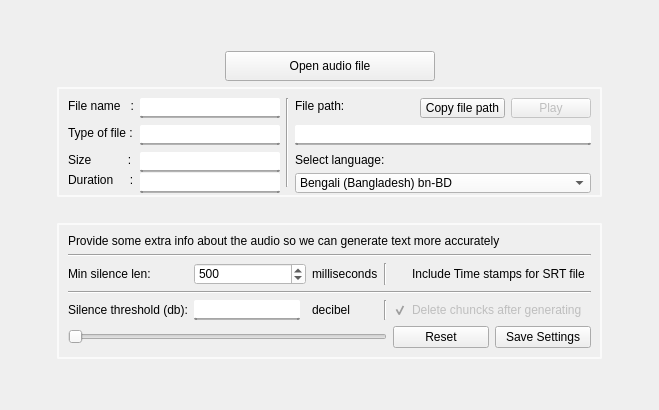
             <widget class="QWidget" name="tab">
              <attribute name="title">
               <string>Audio File</string>
              </attribute>
              <layout class="QGridLayout" name="gridLayout_7">
               <item row="2" column="1" colspan="3">
                <widget class="QGroupBox" name="groupBox">
                 <property name="minimumSize">
                  <size>
                   <width>0</width>
                   <height>100</height>
                  </size>
                 </property>
                 <property name="maximumSize">
                  <size>
                   <width>16777215</width>
                   <height>110</height>
                  </size>
                 </property>
                 <property name="styleSheet">
                  <string notr="true">QGroupBox{
border: 2px solid rgba(250, 250, 250, 250);
border-radius: 2px;
}
QLineEdit{
	
	background-color: rgb(255, 255, 255);
	border-bottom: 2px solid;

	border-bottom-color: qlineargradient(spread:reflect, x1:0, y1:0.477, x2:0, y2:1, stop:0 rgba(97, 97, 97, 255), stop:1 rgba(255, 255, 255, 255));
	border-radius: 2px;

	font: 12pt &quot;MS Shell Dlg 2&quot;;
}
QLabel{
font: 12pt &quot;MS Shell Dlg 2&quot;;
}</string>
                 </property>
                 <property name="title">
                  <string/>
                 </property>
                 <layout class="QGridLayout" name="gridLayout_2">
                  <item row="0" column="5">
                   <widget class="QPushButton" name="Copy_file_pathpushButton">
                    <property name="minimumSize">
                     <size>
                      <width>85</width>
                      <height>20</height>
                     </size>
                    </property>
                    <property name="styleSheet">
                     <string notr="true"/>
                    </property>
                    <property name="text">
                     <string>Copy file path</string>
                    </property>
                   </widget>
                  </item>
                  <item row="0" column="0">
                   <widget class="QLabel" name="label_2">
                    <property name="styleSheet">
                     <string notr="true">background: transparent;</string>
                    </property>
                    <property name="text">
                     <string>File name   :</string>
                    </property>
                   </widget>
                  </item>
                  <item row="0" column="4">
                   <spacer name="horizontalSpacer">
                    <property name="orientation">
                     <enum>Qt::Horizontal</enum>
                    </property>
                    <property name="sizeHint" stdset="0">
                     <size>
                      <width>40</width>
                      <height>20</height>
                     </size>
                    </property>
                   </spacer>
                  </item>
                  <item row="5" column="1">
                   <widget class="QLineEdit" name="Duration_lineEdit">
                    <property name="minimumSize">
                     <size>
                      <width>140</width>
                      <height>20</height>
                     </size>
                    </property>
                    <property name="readOnly">
                     <bool>true</bool>
                    </property>
                   </widget>
                  </item>
                  <item row="0" column="1">
                   <widget class="QLineEdit" name="file_name_lineEdit">
                    <property name="minimumSize">
                     <size>
                      <width>140</width>
                      <height>20</height>
                     </size>
                    </property>
                    <property name="styleSheet">
                     <string notr="true"/>
                    </property>
                    <property name="readOnly">
                     <bool>true</bool>
                    </property>
                   </widget>
                  </item>
                  <item row="5" column="0">
                   <widget class="QLabel" name="label_5">
                    <property name="text">
                     <string>Duration     :</string>
                    </property>
                   </widget>
                  </item>
                  <item row="4" column="1">
                   <widget class="QLineEdit" name="Size_lineEdit">
                    <property name="minimumSize">
                     <size>
                      <width>140</width>
                      <height>20</height>
                     </size>
                    </property>
                    <property name="readOnly">
                     <bool>true</bool>
                    </property>
                   </widget>
                  </item>
                  <item row="2" column="1" rowspan="2">
                   <widget class="QLineEdit" name="TypeOf_filelineEdit">
                    <property name="minimumSize">
                     <size>
                      <width>140</width>
                      <height>20</height>
                     </size>
                    </property>
                    <property name="readOnly">
                     <bool>true</bool>
                    </property>
                   </widget>
                  </item>
                  <item row="4" column="3" colspan="3">
                   <widget class="QLabel" name="label_6">
                    <property name="text">
                     <string>Select language:</string>
                    </property>
                   </widget>
                  </item>
                  <item row="0" column="2" rowspan="6">
                   <widget class="Line" name="line_5">
                    <property name="minimumSize">
                     <size>
                      <width>0</width>
                      <height>0</height>
                     </size>
                    </property>
                    <property name="orientation">
                     <enum>Qt::Vertical</enum>
                    </property>
                   </widget>
                  </item>
                  <item row="2" column="0">
                   <widget class="QLabel" name="label_3">
                    <property name="minimumSize">
                     <size>
                      <width>30</width>
                      <height>0</height>
                     </size>
                    </property>
                    <property name="text">
                     <string>Type of file :</string>
                    </property>
                   </widget>
                  </item>
                  <item row="0" column="3">
                   <widget class="QLabel" name="label">
                    <property name="text">
                     <string>File path:</string>
                    </property>
                   </widget>
                  </item>
                  <item row="4" column="0">
                   <widget class="QLabel" name="label_4">
                    <property name="text">
                     <string>Size           :</string>
                    </property>
                   </widget>
                  </item>
                  <item row="0" column="6">
                   <widget class="QPushButton" name="PlayPathButton">
                    <property name="enabled">
                     <bool>false</bool>
                    </property>
                    <property name="minimumSize">
                     <size>
                      <width>0</width>
                      <height>20</height>
                     </size>
                    </property>
                    <property name="text">
                     <string>Play</string>
                    </property>
                   </widget>
                  </item>
                  <item row="2" column="3" colspan="4">
                   <widget class="QLineEdit" name="File_path_lineEdit">
                    <property name="minimumSize">
                     <size>
                      <width>0</width>
                      <height>20</height>
                     </size>
                    </property>
                    <property name="readOnly">
                     <bool>false</bool>
                    </property>
                   </widget>
                  </item>
                  <item row="5" column="3" colspan="4">
                   <widget class="QComboBox" name="Language_comboBox">
                    <property name="minimumSize">
                     <size>
                      <width>0</width>
                      <height>20</height>
                     </size>
                    </property>
                    <property name="maximumSize">
                     <size>
                      <width>16777215</width>
                      <height>20</height>
                     </size>
                    </property>
                    <property name="styleSheet">
                     <string notr="true">QComboBox{
background-color: rgba(250, 250, 250, 250);
	font: 10pt &quot;MS Shell Dlg 2&quot;;
}
QListView{
 
	background-color: rgb(123, 202, 254);
	
	border-radius:1px;
}
</string>
                    </property>
                    <property name="maxVisibleItems">
                     <number>12</number>
                    </property>
                    <item>
                     <property name="text">
                      <string>Bengali (Bangladesh) bn-BD</string>
                     </property>
                    </item>
                    <item>
                     <property name="text">
                      <string>Bengali (India)	bn-IN</string>
                     </property>
                    </item>
                    <item>
                     <property name="text">
                      <string>English (Australia) en-AU</string>
                     </property>
                    </item>
                    <item>
                     <property name="text">
                      <string>English (Canada) en-CA</string>
                     </property>
                    </item>
                    <item>
                     <property name="text">
                      <string>English (Ghana) en-GH</string>
                     </property>
                    </item>
                    <item>
                     <property name="text">
                      <string>English (India)	en-IN</string>
                     </property>
                    </item>
                    <item>
                     <property name="text">
                      <string>English (United Kingdom) en-GB</string>
                     </property>
                    </item>
                    <item>
                     <property name="text">
                      <string>English (United States) en-US</string>
                     </property>
                    </item>
                    <item>
                     <property name="text">
                      <string>Urdu (Pakistan) ur-PK</string>
                     </property>
                    </item>
                   </widget>
                  </item>
                 </layout>
                </widget>
               </item>
               <item row="4" column="1" colspan="3">
                <widget class="QGroupBox" name="groupBox_2">
                 <property name="maximumSize">
                  <size>
                   <width>16777215</width>
                   <height>150</height>
                  </size>
                 </property>
                 <property name="styleSheet">
                  <string notr="true">QGroupBox{
border: 2px solid rgba(250, 250, 250, 250);
border-radius: 2px;
}
QLineEdit{
	
	background-color: rgb(255, 255, 255);
	border-bottom: 2px solid;

	border-bottom-color: qlineargradient(spread:reflect, x1:0, y1:0.477, x2:0, y2:1, stop:0 rgba(97, 97, 97, 255), stop:1 rgba(255, 255, 255, 255));
	border-radius: 2px;

	font: 12pt &quot;MS Shell Dlg 2&quot;;
}
QLabel{
font: 12pt &quot;MS Shell Dlg 2&quot;;
}</string>
                 </property>
                 <property name="title">
                  <string/>
                 </property>
                 <layout class="QGridLayout" name="gridLayout_3">
                  <item row="7" column="5">
                   <widget class="QPushButton" name="pushButton">
                    <property name="text">
                     <string>Reset</string>
                    </property>
                   </widget>
                  </item>
                  <item row="6" column="1">
                   <widget class="QLineEdit" name="lineEdit">
                    <property name="minimumSize">
                     <size>
                      <width>0</width>
                      <height>20</height>
                     </size>
                    </property>
                    <property name="readOnly">
                     <bool>true</bool>
                    </property>
                   </widget>
                  </item>
                  <item row="7" column="0" colspan="5">
                   <widget class="QSlider" name="horizontalSlider">
                    <property name="minimum">
                     <number>15</number>
                    </property>
                    <property name="maximum">
                     <number>50</number>
                    </property>
                    <property name="orientation">
                     <enum>Qt::Horizontal</enum>
                    </property>
                   </widget>
                  </item>
                  <item row="6" column="4">
                   <widget class="Line" name="line_4">
                    <property name="orientation">
                     <enum>Qt::Vertical</enum>
                    </property>
                   </widget>
                  </item>
                  <item row="7" column="6">
                   <widget class="QPushButton" name="SaveSettingspushButton">
                    <property name="text">
                     <string>Save Settings</string>
                    </property>
                   </widget>
                  </item>
                  <item row="2" column="4">
                   <widget class="Line" name="line_3">
                    <property name="orientation">
                     <enum>Qt::Vertical</enum>
                    </property>
                   </widget>
                  </item>
                  <item row="2" column="0">
                   <widget class="QLabel" name="label_7">
                    <property name="text">
                     <string>Min silence len:</string>
                    </property>
                   </widget>
                  </item>
                  <item row="2" column="1" colspan="2">
                   <widget class="QSpinBox" name="spinBox">
                    <property name="minimumSize">
                     <size>
                      <width>0</width>
                      <height>20</height>
                     </size>
                    </property>
                    <property name="toolTip">
                     <string notr="true">The minimum length for silent sections is in milliseconds</string>
                    </property>
                    <property name="toolTipDuration">
                     <number>2</number>
                    </property>
                    <property name="styleSheet">
                     <string notr="true">background-color: rgb(255, 255, 255);
font: 10pt &quot;MS Shell Dlg 2&quot;;</string>
                    </property>
                    <property name="minimum">
                     <number>100</number>
                    </property>
                    <property name="maximum">
                     <number>10000</number>
                    </property>
                    <property name="value">
                     <number>500</number>
                    </property>
                   </widget>
                  </item>
                  <item row="6" column="0">
                   <widget class="QLabel" name="label_9">
                    <property name="text">
                     <string>Silence threshold (db):</string>
                    </property>
                   </widget>
                  </item>
                  <item row="0" column="0" colspan="7">
                   <widget class="QLabel" name="label_8">
                    <property name="text">
                     <string>Provide some extra info about the audio so we can generate text more accurately</string>
                    </property>
                   </widget>
                  </item>
                  <item row="4" column="0" colspan="7">
                   <widget class="Line" name="line">
                    <property name="orientation">
                     <enum>Qt::Horizontal</enum>
                    </property>
                   </widget>
                  </item>
                  <item row="2" column="5" colspan="2">
                   <widget class="QCheckBox" name="checkBox">
                    <property name="enabled">
                     <bool>true</bool>
                    </property>
                    <property name="styleSheet">
                     <string notr="true">background: transparent</string>
                    </property>
                    <property name="text">
                     <string>Include Time stamps for SRT file</string>
                    </property>
                    <property name="checked">
                     <bool>false</bool>
                    </property>
                   </widget>
                  </item>
                  <item row="6" column="5" colspan="2">
                   <widget class="QCheckBox" name="ChunckscheckBox">
                    <property name="enabled">
                     <bool>false</bool>
                    </property>
                    <property name="styleSheet">
                     <string notr="true">background: transparent</string>
                    </property>
                    <property name="text">
                     <string>Delete chuncks after generating</string>
                    </property>
                    <property name="checked">
                     <bool>true</bool>
                    </property>
                   </widget>
                  </item>
                  <item row="8" column="0" colspan="7">
                   <layout class="QVBoxLayout" name="verticalLayout"/>
                  </item>
                  <item row="1" column="0" colspan="7">
                   <widget class="Line" name="line_2">
                    <property name="orientation">
                     <enum>Qt::Horizontal</enum>
                    </property>
                   </widget>
                  </item>
                  <item row="2" column="3">
                   <widget class="QLabel" name="label_22">
                    <property name="text">
                     <string>milliseconds</string>
                    </property>
                   </widget>
                  </item>
                  <item row="6" column="3">
                   <widget class="QLabel" name="label_23">
                    <property name="text">
                     <string>decibel</string>
                    </property>
                   </widget>
                  </item>
                 </layout>
                </widget>
               </item>
               <item row="5" column="0" colspan="5">
                <spacer name="verticalSpacer_2">
                 <property name="orientation">
                  <enum>Qt::Vertical</enum>
                 </property>
                 <property name="sizeHint" stdset="0">
                  <size>
                   <width>20</width>
                   <height>40</height>
                  </size>
                 </property>
                </spacer>
               </item>
               <item row="1" column="1">
                <spacer name="horizontalSpacer_3">
                 <property name="orientation">
                  <enum>Qt::Horizontal</enum>
                 </property>
                 <property name="sizeHint" stdset="0">
                  <size>
                   <width>40</width>
                   <height>20</height>
                  </size>
                 </property>
                </spacer>
               </item>
               <item row="1" column="3">
                <spacer name="horizontalSpacer_2">
                 <property name="orientation">
                  <enum>Qt::Horizontal</enum>
                 </property>
                 <property name="sizeHint" stdset="0">
                  <size>
                   <width>40</width>
                   <height>20</height>
                  </size>
                 </property>
                </spacer>
               </item>
               <item row="4" column="4">
                <spacer name="horizontalSpacer_4">
                 <property name="orientation">
                  <enum>Qt::Horizontal</enum>
                 </property>
                 <property name="sizeHint" stdset="0">
                  <size>
                   <width>40</width>
                   <height>20</height>
                  </size>
                 </property>
                </spacer>
               </item>
               <item row="1" column="2">
                <widget class="QPushButton" name="Open_Audio_pushButton">
                 <property name="minimumSize">
                  <size>
                   <width>210</width>
                   <height>30</height>
                  </size>
                 </property>
                 <property name="styleSheet">
                  <string notr="true">QPushButton{
 padding-top:2px;
	font: 14pt &quot;MS Shell Dlg 2l&quot;;
 color: qlineargradient(spread:pad, x1:0, y1:0, x2:0, y2:1, stop:0 rgba(33, 33, 33, 255), stop:1 rgba(75, 75, 75, 255));
background-color:qlineargradient(spread:pad, x1:1, y1:0, x2:1, y2:1, stop:0 rgba(0, 244, 255, 255), stop:1 rgba(3, 115, 255, 255));

border:1px solid rgb(253, 254, 254);

font: 14pt &quot;Microsoft JhengHei UI&quot;;
}
QPushButton:hover{
color: qlineargradient(spread:pad, x1:0, y1:0, x2:1, y2:1, stop:0 rgba(63, 63, 63, 255), stop:1 rgba(33, 33, 33, 255));
 background-color: qlineargradient(spread:pad, x1:0.505636, y1:0.221, x2:0.431818, y2:1, stop:0 rgba(89, 255, 255, 255), stop:1 rgba(60, 138, 255, 255));

}

QPushButton:pressed{
background-color: qlineargradient(spread:pad, x1:0.767, y1:1, x2:1, y2:0, stop:0 rgba(0, 244, 255, 255), stop:1 rgba(3, 115, 255, 255));\n&quot;

}</string>
                 </property>
                 <property name="text">
                  <string>Open audio file</string>
                 </property>
                 <property name="iconSize">
                  <size>
                   <width>26</width>
                   <height>26</height>
                  </size>
                 </property>
                 <property name="shortcut">
                  <string>Ctrl+O</string>
                 </property>
                </widget>
               </item>
               <item row="3" column="1" colspan="3">
                <spacer name="horizontalSpacer_14">
                 <property name="orientation">
                  <enum>Qt::Horizontal</enum>
                 </property>
                 <property name="sizeHint" stdset="0">
                  <size>
                   <width>40</width>
                   <height>20</height>
                  </size>
                 </property>
                </spacer>
               </item>
               <item row="6" column="0" colspan="5">
                <layout class="QGridLayout" name="gridLayout_12"/>
               </item>
               <item row="4" column="0">
                <spacer name="horizontalSpacer_5">
                 <property name="orientation">
                  <enum>Qt::Horizontal</enum>
                 </property>
                 <property name="sizeHint" stdset="0">
                  <size>
                   <width>40</width>
                   <height>20</height>
                  </size>
                 </property>
                </spacer>
               </item>
               <item row="0" column="2">
                <spacer name="verticalSpacer">
                 <property name="orientation">
                  <enum>Qt::Vertical</enum>
                 </property>
                 <property name="sizeHint" stdset="0">
                  <size>
                   <width>20</width>
                   <height>40</height>
                  </size>
                 </property>
                </spacer>
               </item>
              </layout>
             </widget>
